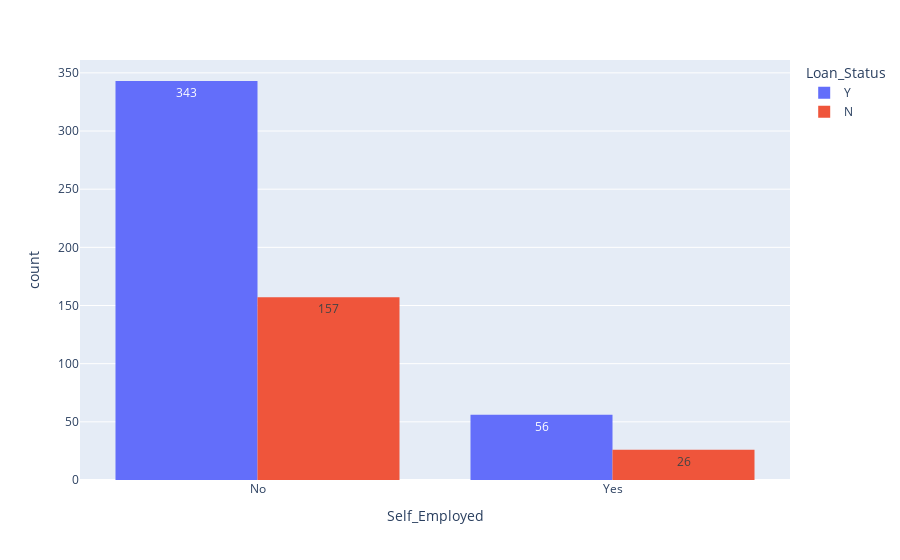

Notebook code cell kept with this figure:
### Code cell
px.histogram(x=df.Self_Employed, color=df.Loan_Status, barmode='group', text_auto=True)

### Figure 1 — Plotly figure (JSON) as saved in the notebook; plotly's stock layout.template omitted (floating-point values rounded to 4 significant figures; data arrays with more than 128 entries replaced by an {"elided": "..."} marker saying what was removed)
{"data": [{"alignmentgroup": "True", "bingroup": "x", "hovertemplate": "Loan_Status=Y<br>Self_Employed=%{x}<br>count=%{y}<extra></extra>", "legendgroup": "Y", "marker": {"color": "#636efa", "pattern": {"shape": ""}}, "name": "Y", "offsetgroup": "Y", "orientation": "v", "showlegend": true, "texttemplate": "%{value}", "type": "histogram", "x": {"elided": "422 str values"}, "xaxis": "x", "yaxis": "y"}, {"alignmentgroup": "True", "bingroup": "x", "hovertemplate": "Loan_Status=N<br>Self_Employed=%{x}<br>count=%{y}<extra></extra>", "legendgroup": "N", "marker": {"color": "#EF553B", "pattern": {"shape": ""}}, "name": "N", "offsetgroup": "N", "orientation": "v", "showlegend": true, "texttemplate": "%{value}", "type": "histogram", "x": {"elided": "192 str values"}, "xaxis": "x", "yaxis": "y"}], "layout": {"barmode": "group", "legend": {"title": {"text": "Loan_Status"}, "tracegroupgap": 0}, "margin": {"t": 60}, "xaxis": {"anchor": "y", "domain": [0, 1], "title": {"text": "Self_Employed"}}, "yaxis": {"anchor": "x", "domain": [0, 1], "title": {"text": "count"}}}}
